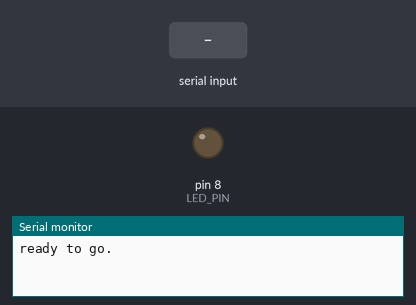
A sketch run on a simulated Arduino Uno, built with avr-gcc and run on an emulated ATmega328P. On the bench: output pins drawn as LEDs (lit = HIGH), the last lines printed to the serial monitor. Inputs (shaded band) come from the test bench.

Above: at 1.2 s.
1.3 s: "on\n" received over the second serial link
At 2.2 s:
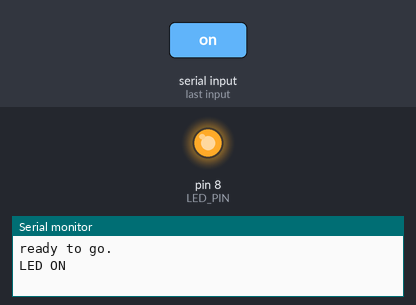
2.8 s: "off\n" received over the second serial link
At 3.4 s:
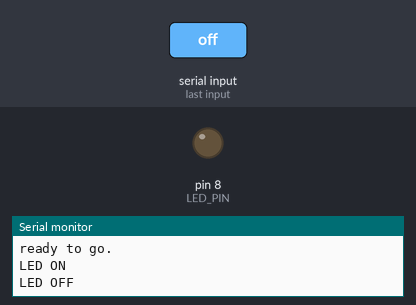
Timing chart, 0 to 5.8 s (numbered marks = the images above; inputs shaded):
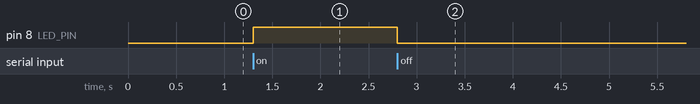

Measured:
- after the input at 1.3 s, pin 8 (LED_PIN): LOW → HIGH at once
- after the input at 2.8 s, pin 8 (LED_PIN): HIGH → LOW at once

The sketch:

bt-remote-blinking-msg.ino
```cpp
#include "MsgService.h"
#include <Wire.h>

#define LED_PIN 8

void setup() {
  MsgServiceBT.init();
  MsgService.init();
  pinMode(LED_PIN,OUTPUT);

  Serial.begin(9600);
  while (!Serial){}
  Serial.println("ready to go.");
}

void loop() {
  if (MsgServiceBT.isMsgAvailable()) {
    Msg* msg = MsgServiceBT.receiveMsg();
    String command = msg->getContent();
    if (command == "on"){
       Serial.println("LED ON");
       digitalWrite(LED_PIN,HIGH);
    } else if (command == "off"){
      Serial.println("LED OFF");
      digitalWrite(LED_PIN,LOW);
    }else{
      Serial.println(command);
    }
    delete msg;
  }
  //in this example messages incoming from serial are flushed
  readSerialMessage(true, false);
}
```

MsgService.cpp
```cpp
#include "Arduino.h"
#include "MsgService.h"
#include "SoftwareSerial.h"

#define RX_PIN 2  // to be connected to TX of the BT module
#define TX_PIN 3  // to be connected to RX of the BT module

String content;
SoftwareSerial channel(RX_PIN, TX_PIN);

MsgServiceSerial MsgService;
MsgServiceBluetooth MsgServiceBT;

bool MsgServiceSerial::isMsgAvailable(){
  return msgAvailable;
}

Msg* MsgServiceSerial::receiveMsg(){
  if (msgAvailable){
    Msg* msg = currentMsg;
    msgAvailable = false;
    currentMsg = NULL;
    content = "";
    return msg;
  } else {
    return NULL;
  }
}

void MsgServiceSerial::init(){
  Serial.begin(9600);
  content.reserve(128);
  content = "";
  currentMsg = NULL;
  msgAvailable = false;
}

void MsgServiceSerial::sendMsg(const String& msg){
  Serial.println(msg);
}

bool MsgServiceBluetooth::isMsgAvailable(){
  return msgAvailable;
}

Msg* MsgServiceBluetooth::receiveMsg(){
  if (msgAvailable){
    Msg* msg = currentMsg;
    msgAvailable = false;
    currentMsg = NULL;
    content = "";
    return msg;
  } else {
    return NULL;
  }
}

void MsgServiceBluetooth::init(){
  channel.begin(9600);
  content.reserve(128);
  content = "";
  currentMsg = NULL;
  msgAvailable = false;
}

void MsgServiceBluetooth::sendMsg(const String& msg){
  Serial.println(msg);
}


void readSerialMessage(bool useBT, bool useSerial){
  if(useSerial){
    while (Serial.available()) {
      char ch = (char) Serial.read();
      if (ch == '\n'){
        if (content.length() > 0) {
            MsgService.currentMsg = new Msg(content);
            MsgService.msgAvailable = true;
        }
      } else {
        content += ch;
      }
    }
  }
  if(useBT){
    while (channel.available()) {
      char ch = (char) channel.read();
      if (ch == '\n'){
        if (content.length() > 0) {
            content.trim();
            MsgServiceBT.currentMsg = new Msg(content);
            MsgServiceBT.msgAvailable = true;
        }
      } else {
        content += ch;
      }
    }
  }
}
```

MsgService.h
```cpp
#ifndef __MSGSERVICE__
#define __MSGSERVICE__

#include "Arduino.h"

class Msg {
  String content;

public:
  Msg(String content){
    this->content = content;
  }

  String getContent(){
    return content;
  }
};

class MsgServiceSerial {

public:

  Msg* currentMsg;
  bool msgAvailable;

  void init();

  bool isMsgAvailable();
  Msg* receiveMsg();

  void sendMsg(const String& msg);
};

class MsgServiceBluetooth {

public:

  Msg* currentMsg;
  bool msgAvailable;

  void init();

  bool isMsgAvailable();
  Msg* receiveMsg();

  void sendMsg(const String& msg);
};

void readSerialMessage(bool useBT, bool useSerial);

extern MsgServiceSerial MsgService;
extern MsgServiceBluetooth MsgServiceBT;

#endif
```
